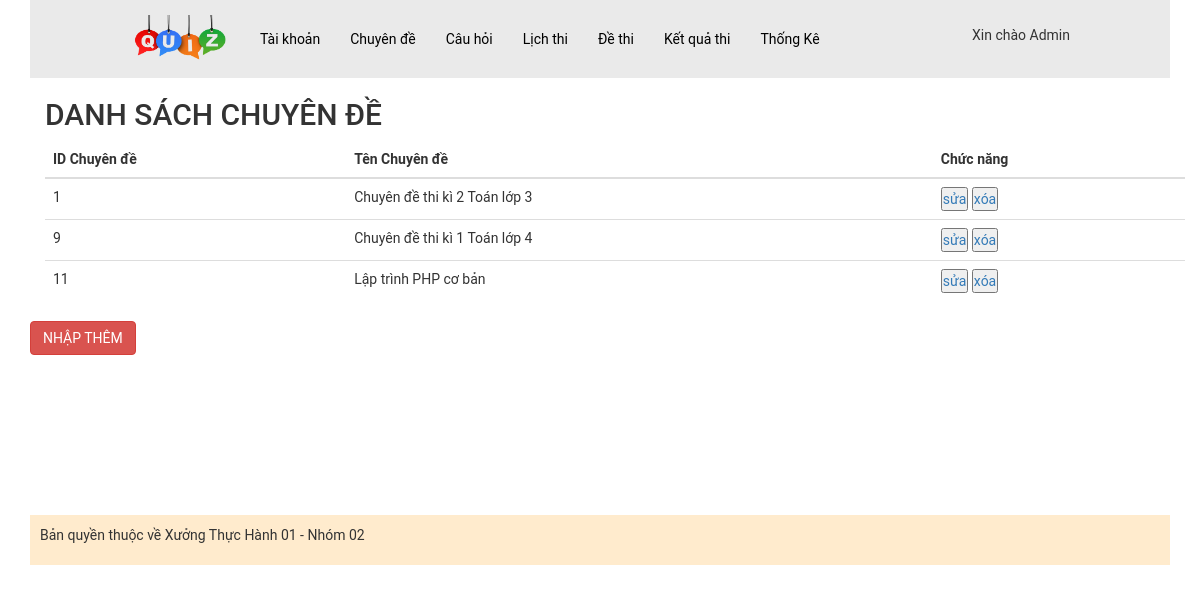
The app's page /admin/index.php?act=dscd (signed in) with its own data.
### tables this page shows
CREATE TABLE `chuyende` (
  `id_cd` int(11) NOT NULL,
  `name` varchar(255) NOT NULL COMMENT 'Tên chuyên đề'
);

### model/pdo.php (called while the page is built, shortened)
<?php
function pdo_get_connection(){
    $servername = "localhost";
    $username = "root";
    $password = "";
    try {
        $conn = new PDO("mysql:host=$servername;dbname=xuongth01_02", $username, $password);
        $conn->setAttribute(PDO::ATTR_ERRMODE, PDO::ERRMODE_EXCEPTION);
        return $conn;
    } catch(PDOException $e) {
        echo "Connection failed: " . $e->getMessage();
    }
}
function pdo_query($sql){
    $sql_args=array_slice(func_get_args(),1);
    try{
        $conn=pdo_get_connection();
        $stmt=$conn->prepare($sql);
        $stmt->execute($sql_args);
        $rows=$stmt->fetchAll();
        return $rows;
    }
    catch(PDOException $e){
        throw $e;
    }
    finally{
        unset($conn);
    }
}
?>

### model/chuyende.php (called while the page is built, shortened)
<?php
function loadall_chuyende()
{
    $sql = "select * from chuyende order by id_cd asc";
    $listchuyende = pdo_query($sql);
    return $listchuyende;
}

### admin/chuyende/list-chuyende.php (the view)
<body>
    <div class="container">
        <h2>DANH SÁCH CHUYÊN ĐỀ </h2>
        <table class="table">
            <thead>
                <tr>
                    <th>ID Chuyên đề </th>
                    <th>Tên Chuyên đề </th>
                    <th>Chức năng</th>
                </tr>
            </thead>
            <tbody>
            <?php
                foreach ($listchuyende as $chuyende) {
                    extract($chuyende);
                    $suacd = "index.php?act=suacd&id_cd=" . $id_cd;
                    $xoacd = "index.php?act=xoacd&id_cd=" . $id_cd;
                    echo' <tr>
                    <td>'.$id_cd.'</td>
                    <td>'.$name.'</td>
                    <td><a href="'.$suacd.'"><input type="button" value="sửa"></a> <a href="'.$xoacd.'"><input type="button" value="xóa"></a></td>
                </tr>';
                }
                ?>
            </tbody>
        </table>
        <div class="row mb10">
            <a href="?act=add-chuyende"><button type="button" class="btn btn-danger">NHẬP THÊM</button></a>
        </div>
    </div>
</body>
</html>

### assets/css/style_admin.css (style rules this page uses)
.container { margin: 0px auto; padding: 0px; }
* { padding: 0px; margin: 0px; font-family: roboto; }
.mb10 { margin-bottom: 10px; }
.row { float: left; width: 100%; }
.btn { background-color: #c9c9c9; padding: 10px; color: black; }

### records on screen
chuyende: id_cd "1", name "Chuyên đề thi kì 2 Toán lớp 3"
chuyende: id_cd "9", name "Chuyên đề thi kì 1 Toán lớp 4"
chuyende: id_cd "11", name "Lập trình PHP cơ bản"

### other values on screen
$_SESSION['user']['fullname'] "Admin"
